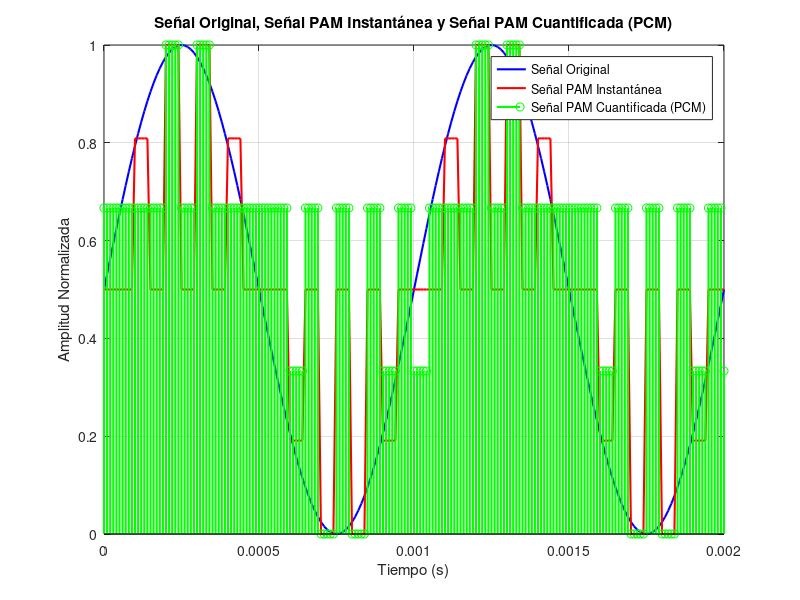
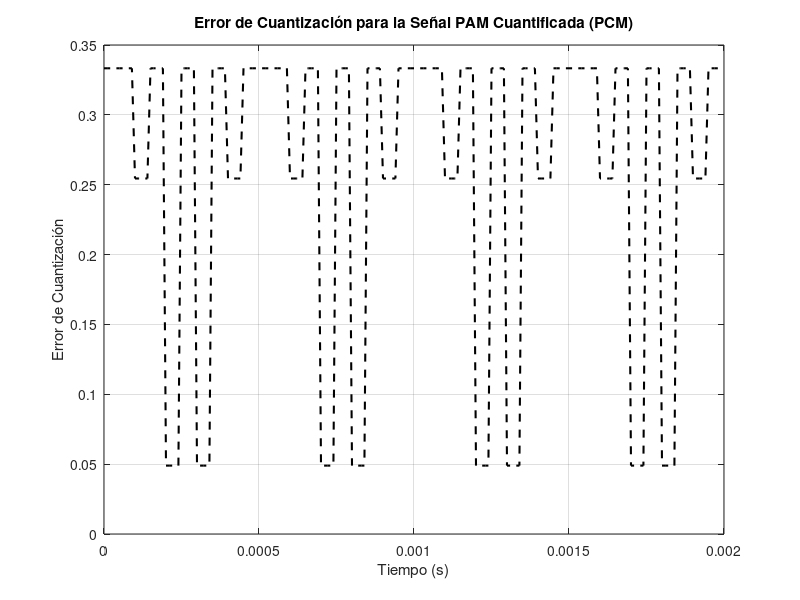

These figures' MATLAB source, in order:
%**********
% Sinusoide
%**********
A = 1;
fc = 1000;  % Frecuencia de la señal moduladora (sinusoide)
fs = 100000;  % Frecuencia de muestreo para buena resolución
Ts = 1/fs;  % Periodo de muestreo

t_seno = 0:Ts:0.002;  % 2ms de señal
seno = A * sin(2 * pi * fc * t_seno);  % Generar la sinusoide

%**********
% TREN DE PULSOS (IGUAL PARA AMBOS TIPOS DE MUESTREO)
%**********
f_muestreo = 10000;  % Frecuencia de muestreo (10 kHz)
Ts_pulsos = 1 / f_muestreo;  % Periodo de muestreo del tren de pulsos

% Parámetros para el tren de pulsos (común para ambos)
tau = 0.00005;  % Ancho del pulso 
d = (tau / Ts_pulsos) * 100;  % Ciclo de trabajo (%)

% Vector de tiempo para el tren de pulsos
t_tren = 0:Ts:0.002;  % Mismo vector de tiempo

% Generar el tren de pulsos (común para ambos tipos de muestreo)
tren_pulsos = (1 + square(2 * pi * f_muestreo * t_tren, d)) / 2;

%**********
% PAM con Muestreo Natural
%**********
PAM_natural = tren_pulsos .* seno;  % Multiplicación directa

%**********
% PAM con Muestreo Instantáneo
%**********
PAM_instantaneo = zeros(size(t_tren));

% Para cada punto de muestreo (donde el pulso comienza)
for i = 1:length(t_tren)
    if i > 1 && tren_pulsos(i) > 0.5 && tren_pulsos(i-1) < 0.5
        % Este es el inicio de un pulso (flanco ascendente)
        valor_muestra = seno(i);  % Tomar el valor instantáneo
        
        % Mantener este valor durante todo el pulso
        j = i;
        while j <= length(t_tren) && tren_pulsos(j) > 0.5
            PAM_instantaneo(j) = valor_muestra;  % Mismo valor para todo el pulso
            j = j + 1;
        end
    end
end

%**********
% Aquí agregamos el código para m_t, m_t_nat y m_t_inst
%**********

% La señal original m_t (en este caso es la senoide original)
m_t = seno;

% PAM con muestreo natural m_t_nat
m_t_nat = PAM_natural;

% PAM con muestreo instantáneo m_t_inst
m_t_inst = PAM_instantaneo;

% Parámetros PCM
N = 2; % Número de bits para PCM
pcm_levels = 2^N; % Total de niveles PCM
% Cuantizar la señal instantánea usando PCM
pcm_signal_inst = round((m_t_inst + 1) * (pcm_levels - 1) / 2); % Cuantización
% Normaliza las señales para que estén en el mismo rango de amplitud (0 a 1)
m_t_norm = (m_t - min(m_t)) / (max(m_t) - min(m_t));
m_t_inst_norm = (m_t_inst - min(m_t_inst)) / (max(m_t_inst) - min(m_t_inst));
pcm_signal_inst_norm = (pcm_signal_inst - min(pcm_signal_inst)) / (max(pcm_signal_inst) - min(pcm_signal_inst));

% Crear una figura para mostrar todas las señales en un mismo gráfico
figure;
% Graficar la señal original en azul
plot(t_tren, m_t_norm, 'b', 'LineWidth', 1.5);
hold on;
% Graficar la señal PAM Instantánea en rojo
plot(t_tren, m_t_inst_norm, 'r', 'LineWidth', 1.5);
% Graficar la señal PAM cuantificada (PCM) en verde (usar marcador 'o' para visualizar los puntos PCM)
stem(t_tren, pcm_signal_inst_norm, 'g', 'Marker', 'o', 'LineWidth', 1.5);
% Establecer etiquetas y título del gráfico
xlabel('Tiempo (s)');
ylabel('Amplitud Normalizada');
title('Señal Original, Señal PAM Instantánea y Señal PAM Cuantificada (PCM)');
legend('Señal Original', 'Señal PAM Instantánea', 'Señal PAM Cuantificada (PCM)');
grid on;

% Crear una nueva figura para mostrar el error de cuantización
figure;
% Graficar el error de cuantización para la señal PAM cuantificada (PCM)
quantization_error_inst = abs(m_t_inst - ((2 * pcm_signal_inst / (pcm_levels - 1)) - 1));
plot(t_tren, quantization_error_inst, 'k--', 'LineWidth', 1.5);
xlabel('Tiempo (s)');
ylabel('Error de Cuantización');
title('Error de Cuantización para la Señal PAM Cuantificada (PCM)');
grid on;
